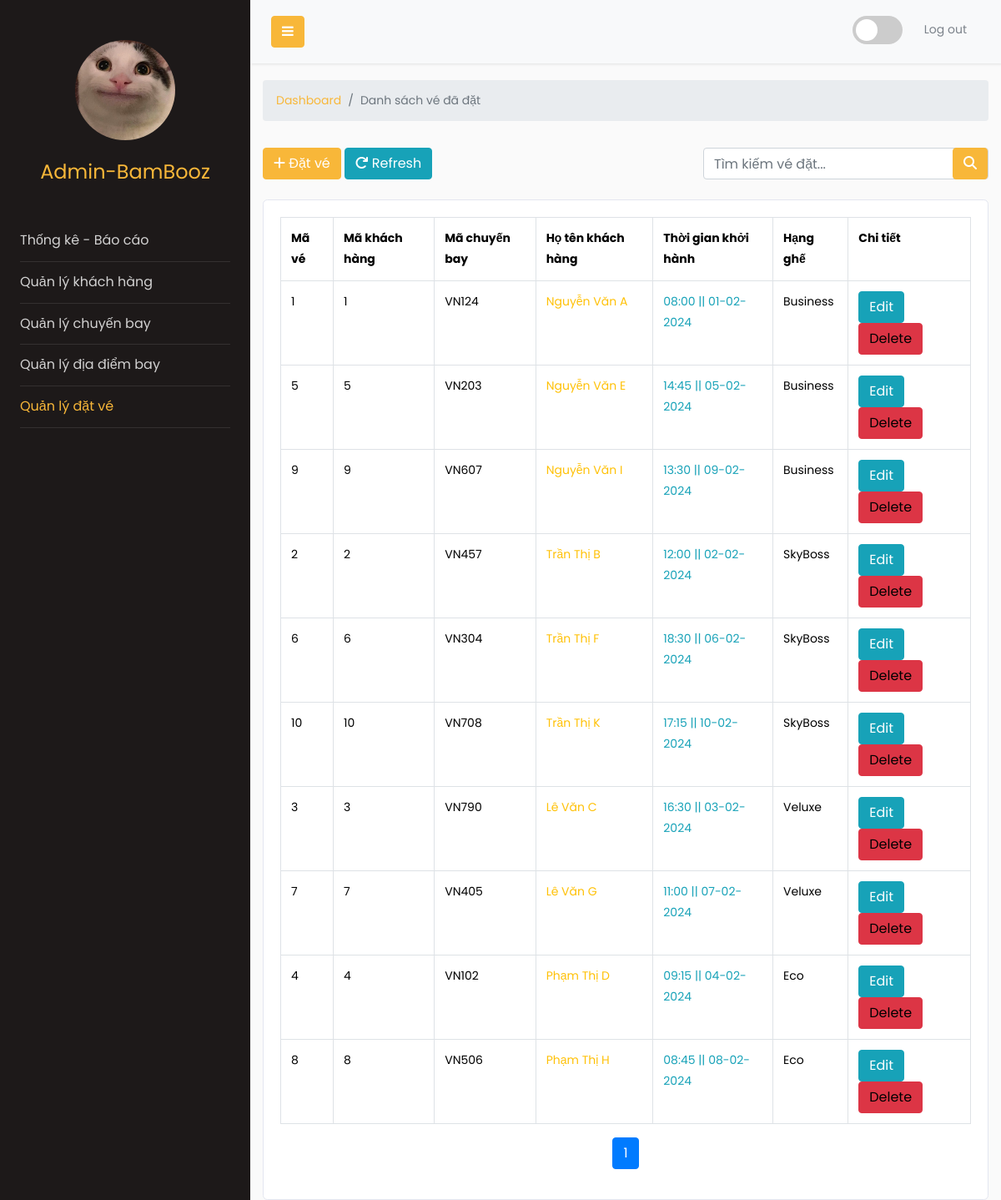
Page /html/admin/booking.php on the committed database.
### tables this page shows
CREATE TABLE Booking
(
    id          INTEGER PRIMARY KEY AUTO_INCREMENT,
    customer_id INT,
    flight_id   nvarchar(7),
    bookingDate DATETIME,
    seatNumber  VARCHAR(10),
    roundTrip   BOOLEAN,
    seatClassId INT,
    FOREIGN KEY (seatClassId) REFERENCES seatClass (id),
    FOREIGN KEY (customer_id) REFERENCES Customer (id),
    FOREIGN KEY (flight_id) REFERENCES Flight (id)
);

CREATE TABLE Customer
(
    id          INTEGER PRIMARY KEY AUTO_INCREMENT,
    fullName    VARCHAR(255),
    address     VARCHAR(255),
    phone       VARCHAR(20),
    CMND        VARCHAR(200),
    visaCreated BOOLEAN,
    username    VARCHAR(255) UNIQUE,
    password    VARCHAR(255),
    birth_date  DATE,
    email       VARCHAR(255)
);

CREATE TABLE Flight
(
    id                 nvarchar(7) PRIMARY KEY,
    arrivalAddressID   INT,
    departureAddressID INT,
    flightTime         VARCHAR(255),
    departureTime      DATETIME,
    arrivalTime        DATETIME,
    availableSeats     INT,
    totalSeats         INT,
    FOREIGN KEY (arrivalAddressID) REFERENCES Address (id),
    FOREIGN KEY (departureAddressID) REFERENCES Address (id)
);

CREATE TABLE seatClass
(
    id            INTEGER PRIMARY KEY AUTO_INCREMENT,
    seat_clazz    VARCHAR(200),
    amount        FLOAT,
    seat_class_id INT,
    FOREIGN KEY (seat_class_id) REFERENCES seatClass (id)
);

### model/entity/Booking.php (called while the page is built, shortened)
<?php
class Booking
{
    public static function readAll($from_record_num, $records_per_page)
    {
        $conn = Database::Connect();
        $query = "SELECT
                Booking.id,
                Booking.flight_id,
                Booking.customer_id,
                Flight.departureTime as flightDepartureTime,
                Customer.fullName as customerFullName,
                SeatClass.seat_clazz as seatClass
                    FROM Booking
                    INNER JOIN Flight ON Booking.flight_id = Flight.id
                    INNER JOIN Customer ON Booking.customer_id = Customer.id
                    INNER JOIN SeatClass ON Booking.seatClassId = SeatClass.id
            LIMIT
                {$from_record_num},{$records_per_page}";
        $stmt = $conn->prepare($query);
        $stmt->execute();
        return $stmt;
    }
    public function countAll()
    {
        $conn = Database::Connect();
        $query = "SELECT id FROM Booking";
        $stmt = $conn->prepare($query);
        $stmt->execute();
        $num = $stmt->rowCount();
        return $num;
    }
}
?>

### html/config/core.php (called while the page is built, shortened)
<?php
$page = isset($_GET['page']) ? $_GET['page'] : 1;
?>

### html/admin/booking.php (the view, shortened to what this page needs)
<!DOCTYPE html>
<html lang="en"  xmlns:th="https://www.thymeleaf.org">
<head>
    <link href="../../assets/vendor/bootstrap/css/bootstrap.min.css" rel="stylesheet">
    <link href="../../assets/vendor/bootstrap-icons/bootstrap-icons.css" rel="stylesheet">
    <link href="../../assets/vendor/boxicons/css/boxicons.min.css" rel="stylesheet">
    <link href="../../assets/vendor/glightbox/css/glightbox.min.css" rel="stylesheet">
    <link href="../../assets/vendor/remixicon/remixicon.css" rel="stylesheet">
    <link href="../../assets/vendor/swiper/swiper-bundle.min.css" rel="stylesheet">
    <link rel="stylesheet" href="https://cdnjs.cloudflare.com/ajax/libs/font-awesome/6.4.2/css/all.min.css" />
    <?php
            include_once '../config/core.php';
        ?>
        <link rel="stylesheet" href="https://stackpath.bootstrapcdn.com/font-awesome/4.7.0/css/font-awesome.min.css">
        <link href="../../assets/css/adminStyle.css" rel="stylesheet">
        <link rel="stylesheet" href="https://cdnjs.cloudflare.com/ajax/libs/toastr.js/latest/css/toastr.min.css">
</head>
<body>
    <div id="container">
        <div class="wrapper d-flex align-items-stretch">
        <nav id="sidebar">
            <div class="p-4 pt-5">
            <a href="#" class="img logo rounded-circle" style="background-image: url(../../assets/img/beluga.jpg);"></a>
            <h4 class="logo-name"><a href="#">Admin-BamBooz</a></h4>
                <ul class="list-unstyled components mb-5">
                    <li>
                        <a href="./index.php">Thống kê - Báo cáo</a>
                    </li>
                    <li>
                        <a href="./customer.php">Quản lý khách hàng</a>
                    </li>
                    <li>
                        <a href="./flight.php">Quản lý chuyến bay</a>
                    </li>
                    <li>
                        <a href="./address.php">Quản lý địa điểm bay</a>
                    </li>
                    <li class="active">
                        <a href="./booking.php">Quản lý đặt vé</a>
                    </li>
                </ul>
            </div>
        </nav>
            <div id="content">
                <nav class="content-navbar navbar navbar-expand-lg navbar-light bg-light">
                    <div class="container-fluid">
                        <button type="button" id="sidebarCollapse" class="btn btn-primary">
                        <i class="fa fa-bars"></i>
                        </button>
                        <div class="" id="navbarSupportedContent">
                        <ul class="nav ml-auto">
                            <li class="nav-item" style="margin-top: 4px; margin-right: 10px;">
                                <label class="switch">
                                    <span class="slider round"></span>
                                </label>
                            </li>
                            <li class="nav-item">
                                <a class="nav-link" href="../user/index.php">Log out</a>
                            </li>
                        </ul>
                        </div>
                    </div>
                </nav>
                <div class="content-header">
                    <div class="container-fluid">
                        <div class="row mb-2">
                            <div class="col-sm-12">
                                <ol class="breadcrumb">
                                    <li class="breadcrumb-item">
                                        <a href="./index.php">Dashboard</a>
                                    </li>
                                    <li class="breadcrumb-item active">
                                        Danh sách vé đã đặt
                                    </li>
                                </ol>
                            </div>
                        </div>
                    </div>
                    <section class="content">
                        <div class="container-fluid">
                            <div class="row py-2">
                                <div class="col-12 d-flex justify-content-between">
                                    <div>
                                        <a href="./booking-create.php" type="button" class="btn btn-primary">
                                            <i class="fas fa-plus"></i> Đặt vé
                                        </a>
                                        <a href="./booking.php" type="button" class="btn btn-info">
                                            <i class="fas fa-redo"></i> Refresh
                                        </a>
                                    </div>
                                    <div class="d-flex mb-3">
                                    <?php
                                        echo "<form role='search' action='../service/search_booking.php'>";
                                        $search_value = isset($search_term) ? "value='{$search_term}'" : "";
                                        echo "<input type='text' class='form-control' placeholder='Tìm kiếm vé đặt...' style='position: relative;' name='search_name' id='srch-term' required {$search_value} > ";
                                        echo "<div class='input-group-append mr-3' style='position: absolute; right: 0;top: 0;'><button type='submit' class='btn btn-primary'><i class='fas fa-search'></i></button></div>";
                                        echo "</form>";
                                        ?>
                                </div>
                                </div>
                            </div>
                            <div class="row">
                                <div class="col-12">
                                    <div class="card">
                                        <div class="card-body">
                                        <?php
                                            include_once("../../model/entity/Booking.php");
                                                $database = new Database();
                                                $db = $database->Connect();
                                                $booking = new Booking($db);
                                                $stmt = $booking->readAll($from_record_num, $records_per_page);
                                                $num = $stmt->rowCount();
                                            if($num>0){
                                                echo "<table class='table table-hover table-bordered'>";
                                                    echo "<tr>";
                                                        echo "<th>Mã vé</th>";
                                                        echo "<th>Mã khách hàng</th>";
                                                        echo "<th>Mã chuyến bay</th>";
                                                        echo "<th>Họ tên khách hàng</th>";
                                                        echo "<th>Thời gian khởi hành</th>";
                                                        echo "<th>Hạng ghế</th>";
                                                        echo "<th>Chi tiết</th>";
                                                    echo "</tr>";
                                                    while ($row = $stmt->fetch(PDO::FETCH_ASSOC)){
                                                        $booking_id = $row['id'];
                                                        $customer_id = $row['customer_id'];
                                                        $flight_id = $row['flight_id'];
                                                        $customer_fullName = $row['customerFullName'];
                                                        $departureTime = date('H:i || d-m-Y', strtotime($row['flightDepartureTime']));
                                                        $seat_class = $row['seatClass'];
                                                        echo "<tr>";
                                                            echo "<td>{$booking_id}</td>";
                                                            echo "<td>{$customer_id}</td>";
                                                            echo "<td>{$flight_id}</td>";
                                                            echo "<td class='text-warning'>{$customer_fullName}</td>";
                                                            echo "<td class='text-info'>{$departureTime}</td>";
                                                            echo "<td>{$seat_class}</td>";
                                                            echo "<td>";
                                                                echo "
                                                                <a href='booking-detail.php?id={$booking_id}' class='btn btn-info left-margin'>
                                                                <span class='glyphicon glyphicon-edit'></span> Edit
                                                                </a>
                                                                <a delete-id='{$booking_id}' name='delete-object' id='delete-object' class='btn btn-danger delete-object'>
                                                                <span class='glyphicon glyphicon-remove'></span> Delete
                                                                </a>";
                                                            echo "</td>";
                                                        echo "</tr>";
                                                    }
                                                echo "</table>";
                                                $total_rows = $booking->countAll();
                                                include_once 'paging.php';
                                            }
                                            else{
                                                echo "<div class='alert alert-info'>No products found.</div>";
                                            }
                                            ?>
                                        </div>
                                    </div>
                                </div>
                            </div>
                        </div>
                    </section>
                </div>
            </div>
        </div>
    </div>
</body>
</html>

### html/admin/paging.php (shortened to what this page needs)
<?php
echo "<ul class='pagination justify-content-center'>";
$total_pages = ceil($total_rows / $records_per_page);
$range = 2;
$initial_num = $page - $range;
$condition_limit_num = ($page + $range)  + 1;
if (isset($range)) {
    for ($x = $initial_num; $x < $condition_limit_num; $x++) {
        if ($x > 0 && $x <= $total_pages) {
            if ($x == $page) {
                echo "<li class=' page-item active'><a class='page-link' href=\"#\">$x <span class=\"sr-only\">(current)</span></a></li>";
            } else {
                echo "<li class='page-item'><a class='page-link' href='{$page_url}page=$x'>$x</a></li>";
            }
        }
    }
}
echo "</ul>";
?>

### rows in the picture
booking: id "1", customer "1", flight "VN124", customer.fullName "Nguyễn Văn A", flight.departureTime "08:00 || 01-02-2024", seatClassId.seat_clazz "Business"
booking: id "5", customer "5", flight "VN203", customer.fullName "Nguyễn Văn E", flight.departureTime "14:45 || 05-02-2024", seatClassId.seat_clazz "Business"
booking: id "9", customer "9", flight "VN607", customer.fullName "Nguyễn Văn I", flight.departureTime "13:30 || 09-02-2024", seatClassId.seat_clazz "Business"
booking: id "2", customer "2", flight "VN457", customer.fullName "Trần Thị B", flight.departureTime "12:00 || 02-02-2024", seatClassId.seat_clazz "SkyBoss"
booking: id "6", customer "6", flight "VN304", customer.fullName "Trần Thị F", flight.departureTime "18:30 || 06-02-2024", seatClassId.seat_clazz "SkyBoss"
booking: id "10", customer "10", flight "VN708", customer.fullName "Trần Thị K", flight.departureTime "17:15 || 10-02-2024", seatClassId.seat_clazz "SkyBoss"
booking: id "3", customer "3", flight "VN790", customer.fullName "Lê Văn C", flight.departureTime "16:30 || 03-02-2024", seatClassId.seat_clazz "Veluxe"
booking: id "7", customer "7", flight "VN405", customer.fullName "Lê Văn G", flight.departureTime "11:00 || 07-02-2024", seatClassId.seat_clazz "Veluxe"
booking: id "4", customer "4", flight "VN102", customer.fullName "Phạm Thị D", flight.departureTime "09:15 || 04-02-2024", seatClassId.seat_clazz "Eco"
booking: id "8", customer "8", flight "VN506", customer.fullName "Phạm Thị H", flight.departureTime "08:45 || 08-02-2024", seatClassId.seat_clazz "Eco"
